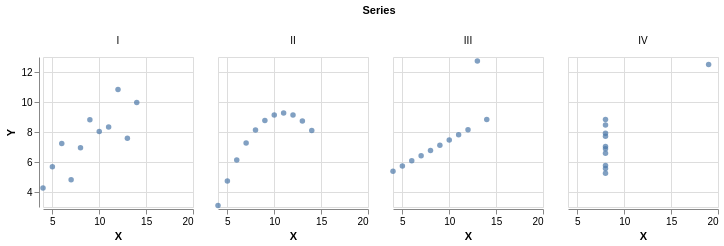

Describe this chart as a Vega-Lite specification.
### Vega-Lite specification from a JSON file in a GitHub repository (floating-point values rounded to 4 significant figures)
{"encoding": {"y": {"scale": {"zero": false}, "title": "Y", "field": "properties.Y", "type": "quantitative"}, "x": {"scale": {"zero": false}, "title": "X", "field": "properties.X", "type": "quantitative"}, "column": {"title": "Series", "field": "properties.Series", "type": "nominal"}}, "$schema": "https://vega.github.io/schema/vega-lite/v2.4.1.json", "data": {"values": {"features": [{"properties": {"Y": 8.04, "Series": "I", "X": 10}, "geometry": {"coordinates": [125.6, 10.1], "type": "Point"}, "type": "Feature"}, {"properties": {"Y": 6.95, "Series": "I", "X": 8}, "geometry": {"coordinates": [125.6, 10.1], "type": "Point"}, "type": "Feature"}, {"properties": {"Y": 7.58, "Series": "I", "X": 13}, "geometry": {"coordinates": [125.6, 10.1], "type": "Point"}, "type": "Feature"}, {"properties": {"Y": 8.81, "Series": "I", "X": 9}, "geometry": {"coordinates": [125.6, 10.1], "type": "Point"}, "type": "Feature"}, {"properties": {"Y": 8.33, "Series": "I", "X": 11}, "geometry": {"coordinates": [125.6, 10.1], "type": "Point"}, "type": "Feature"}, {"properties": {"Y": 9.96, "Series": "I", "X": 14}, "geometry": {"coordinates": [125.6, 10.1], "type": "Point"}, "type": "Feature"}, {"properties": {"Y": 7.24, "Series": "I", "X": 6}, "geometry": {"coordinates": [125.6, 10.1], "type": "Point"}, "type": "Feature"}, {"properties": {"Y": 4.26, "Series": "I", "X": 4}, "geometry": {"coordinates": [125.6, 10.1], "type": "Point"}, "type": "Feature"}, {"properties": {"Y": 10.84, "Series": "I", "X": 12}, "geometry": {"coordinates": [125.6, 10.1], "type": "Point"}, "type": "Feature"}, {"properties": {"Y": 4.81, "Series": "I", "X": 7}, "geometry": {"coordinates": [125.6, 10.1], "type": "Point"}, "type": "Feature"}, {"properties": {"Y": 5.68, "Series": "I", "X": 5}, "geometry": {"coordinates": [125.6, 10.1], "type": "Point"}, "type": "Feature"}, {"properties": {"Y": 9.14, "Series": "II", "X": 10}, "geometry": {"coordinates": [125.6, 10.1], "type": "Point"}, "type": "Feature"}, {"properties": {"Y": 8.14, "Series": "II", "X": 8}, "geometry": {"coordinates": [125.6, 10.1], "type": "Point"}, "type": "Feature"}, {"properties": {"Y": 8.74, "Series": "II", "X": 13}, "geometry": {"coordinates": [125.6, 10.1], "type": "Point"}, "type": "Feature"}, {"properties": {"Y": 8.77, "Series": "II", "X": 9}, "geometry": {"coordinates": [125.6, 10.1], "type": "Point"}, "type": "Feature"}, {"properties": {"Y": 9.26, "Series": "II", "X": 11}, "geometry": {"coordinates": [125.6, 10.1], "type": "Point"}, "type": "Feature"}, {"properties": {"Y": 8.1, "Series": "II", "X": 14}, "geometry": {"coordinates": [125.6, 10.1], "type": "Point"}, "type": "Feature"}, {"properties": {"Y": 6.13, "Series": "II", "X": 6}, "geometry": {"coordinates": [125.6, 10.1], "type": "Point"}, "type": "Feature"}, {"properties": {"Y": 3.1, "Series": "II", "X": 4}, "geometry": {"coordinates": [125.6, 10.1], "type": "Point"}, "type": "Feature"}, {"properties": {"Y": 9.13, "Series": "II", "X": 12}, "geometry": {"coordinates": [125.6, 10.1], "type": "Point"}, "type": "Feature"}, {"properties": {"Y": 7.26, "Series": "II", "X": 7}, "geometry": {"coordinates": [125.6, 10.1], "type": "Point"}, "type": "Feature"}, {"properties": {"Y": 4.74, "Series": "II", "X": 5}, "geometry": {"coordinates": [125.6, 10.1], "type": "Point"}, "type": "Feature"}, {"properties": {"Y": 7.46, "Series": "III", "X": 10}, "geometry": {"coordinates": [125.6, 10.1], "type": "Point"}, "type": "Feature"}, {"properties": {"Y": 6.77, "Series": "III", "X": 8}, "geometry": {"coordinates": [125.6, 10.1], "type": "Point"}, "type": "Feature"}, {"properties": {"Y": 12.74, "Series": "III", "X": 13}, "geometry": {"coordinates": [125.6, 10.1], "type": "Point"}, "type": "Feature"}, {"properties": {"Y": 7.11, "Series": "III", "X": 9}, "geometry": {"coordinates": [125.6, 10.1], "type": "Point"}, "type": "Feature"}, {"properties": {"Y": 7.81, "Series": "III", "X": 11}, "geometry": {"coordinates": [125.6, 10.1], "type": "Point"}, "type": "Feature"}, {"properties": {"Y": 8.84, "Series": "III", "X": 14}, "geometry": {"coordinates": [125.6, 10.1], "type": "Point"}, "type": "Feature"}, {"properties": {"Y": 6.08, "Series": "III", "X": 6}, "geometry": {"coordinates": [125.6, 10.1], "type": "Point"}, "type": "Feature"}, {"properties": {"Y": 5.39, "Series": "III", "X": 4}, "geometry": {"coordinates": [125.6, 10.1], "type": "Point"}, "type": "Feature"}, {"properties": {"Y": 8.15, "Series": "III", "X": 12}, "geometry": {"coordinates": [125.6, 10.1], "type": "Point"}, "type": "Feature"}, {"properties": {"Y": 6.42, "Series": "III", "X": 7}, "geometry": {"coordinates": [125.6, 10.1], "type": "Point"}, "type": "Feature"}, {"properties": {"Y": 5.73, "Series": "III", "X": 5}, "geometry": {"coordinates": [125.6, 10.1], "type": "Point"}, "type": "Feature"}, {"properties": {"Y": 6.58, "Series": "IV", "X": 8}, "geometry": {"coordinates": [125.6, 10.1], "type": "Point"}, "type": "Feature"}, {"properties": {"Y": 5.76, "Series": "IV", "X": 8}, "geometry": {"coordinates": [125.6, 10.1], "type": "Point"}, "type": "Feature"}, {"properties": {"Y": 7.71, "Series": "IV", "X": 8}, "geometry": {"coordinates": [125.6, 10.1], "type": "Point"}, "type": "Feature"}, {"properties": {"Y": 8.84, "Series": "IV", "X": 8}, "geometry": {"coordinates": [125.6, 10.1], "type": "Point"}, "type": "Feature"}, {"properties": {"Y": 8.47, "Series": "IV", "X": 8}, "geometry": {"coordinates": [125.6, 10.1], "type": "Point"}, "type": "Feature"}, {"properties": {"Y": 7.04, "Series": "IV", "X": 8}, "geometry": {"coordinates": [125.6, 10.1], "type": "Point"}, "type": "Feature"}, {"properties": {"Y": 5.25, "Series": "IV", "X": 8}, "geometry": {"coordinates": [125.6, 10.1], "type": "Point"}, "type": "Feature"}, {"properties": {"Y": 12.5, "Series": "IV", "X": 19}, "geometry": {"coordinates": [125.6, 10.1], "type": "Point"}, "type": "Feature"}, {"properties": {"Y": 5.56, "Series": "IV", "X": 8}, "geometry": {"coordinates": [125.6, 10.1], "type": "Point"}, "type": "Feature"}, {"properties": {"Y": 7.91, "Series": "IV", "X": 8}, "geometry": {"coordinates": [125.6, 10.1], "type": "Point"}, "type": "Feature"}, {"properties": {"Y": 6.89, "Series": "IV", "X": 8}, "geometry": {"coordinates": [125.6, 10.1], "type": "Point"}, "type": "Feature"}], "type": "FeatureCollection"}, "format": {"type": "json", "property": "features"}}, "width": 150, "config": {"view": {"height": 300, "width": 400}}, "height": 150, "mark": "circle"}
